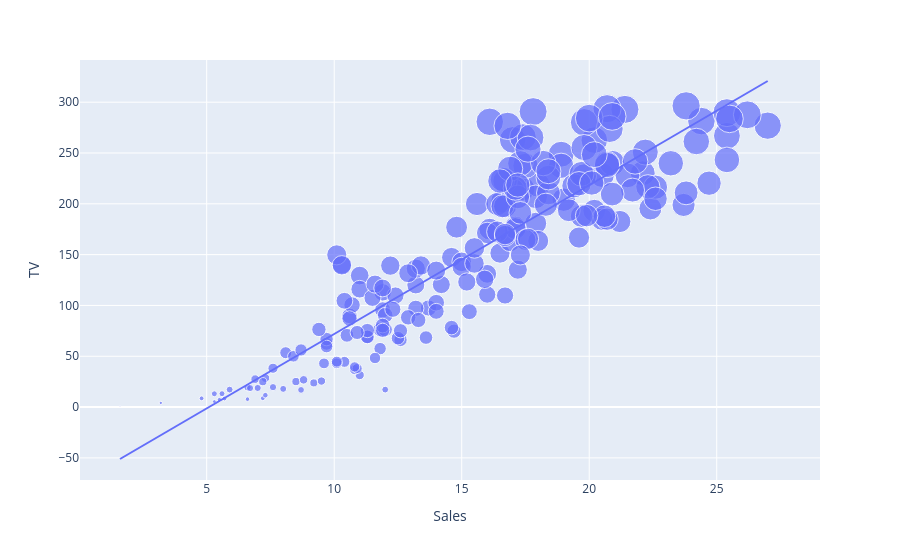

Notebook source saved alongside this figure:
### Code cell
import  plotly.express as px
import plotly.graph_objects as go 
figure =px.scatter(data_frame=data,x="Sales",y="TV",size="TV",trendline='ols')
figure.show()

### Figure 1 — Plotly figure (JSON) as saved in the notebook; plotly's stock layout.template omitted (floating-point values rounded to 4 significant figures; data arrays with more than 128 entries replaced by an {"elided": "..."} marker saying what was removed)
{"data": [{"hovertemplate": "Sales=%{x}<br>TV=%{marker.size}<extra></extra>", "legendgroup": "", "marker": {"color": "#636efa", "size": {"elided": "200 float values"}, "sizemode": "area", "sizeref": 0.741, "symbol": "circle"}, "mode": "markers", "name": "", "orientation": "v", "showlegend": false, "type": "scatter", "x": {"elided": "200 float values"}, "xaxis": "x", "y": {"elided": "200 float values"}, "yaxis": "y"}, {"hovertemplate": "<b>OLS trendline</b><br>TV = 14.6431 * Sales + -74.5148<br>R<sup>2</sup>=0.812176<br><br>Sales=%{x}<br>TV=%{y} <b>(trend)</b><extra></extra>", "legendgroup": "", "marker": {"color": "#636efa", "symbol": "circle"}, "mode": "lines", "name": "", "showlegend": false, "type": "scatter", "x": {"elided": "200 float values"}, "xaxis": "x", "y": {"elided": "200 float values"}, "yaxis": "y"}], "layout": {"autosize": true, "legend": {"itemsizing": "constant", "tracegroupgap": 0}, "margin": {"t": 60}, "xaxis": {"anchor": "y", "autorange": true, "domain": [0, 1], "range": [-0.4418, 30.97], "title": {"text": "Sales"}, "type": "linear"}, "yaxis": {"anchor": "x", "autorange": true, "domain": [0, 1], "range": [-72.07, 347.5], "title": {"text": "TV"}, "type": "linear"}}}
